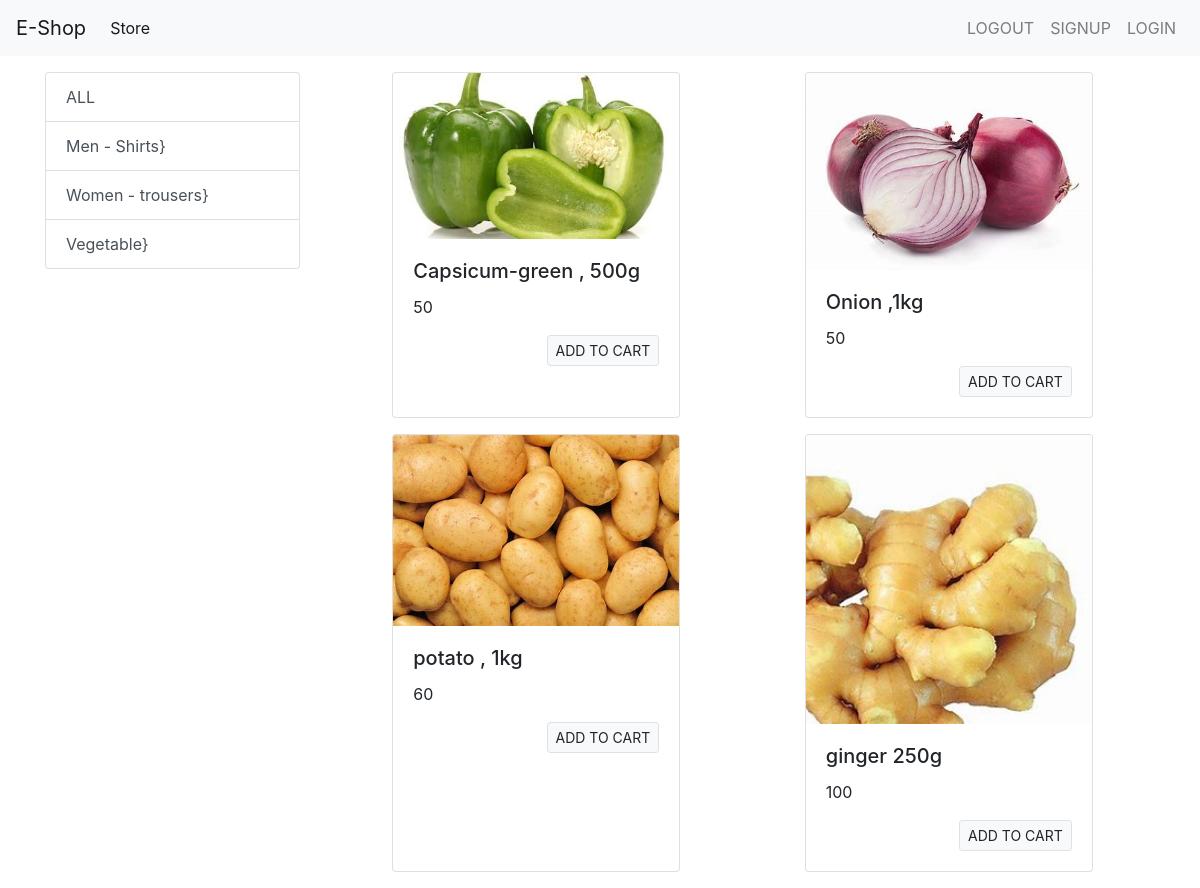
Screenshot of /?category=3 with the database file from the repository.
### store/models/category.py (models this page shows, shortened)
class Category(models.Model):
    name = models.CharField(max_length=20)
    @staticmethod
    def get_all_categories():
        return Category.objects.all();

### store/models/product.py (models this page shows, shortened)
class Product(models.Model):
    name = models.CharField(max_length=50)
    price = models.IntegerField(default=0)
    category = models.ForeignKey(Category, on_delete=models.CASCADE, default=1)
    description = models.CharField(max_length=200, default='', null=True, blank=True)
    image = models.ImageField(upload_to='uploads/products/')
    @staticmethod
    def get_all_products_by_Categoryid(category_id):
        if category_id:
            return Product.objects.filter(category = category_id)
        else:
            return Product.objects.all();

### store/views/home.py (the view, shortened to what this page needs)
# urls.py: path('', Index.as_view(), name = 'homepage'),
class Index(View):
    def get(self, request):
        products = None
        categories = Category.get_all_categories();
        categoryID = request.GET.get('category');
        if (categoryID):
            products = Product.get_all_products_by_Categoryid(categoryID);
        else:
            products = Product.get_all_products();
        data = {};
        data['products'] = products;
        data['categories'] = categories;
        print('you are : ', request.session.get("email"))
        print('email' in request.session)
        return render(request, 'index.html', data);

### store/templates/index.html (shortened to what this page needs)
{% extends 'base.html' %}
{%block content %}
<div class="container mt-3">
    <div class="row">
        <div class="col-lg-3 mx-auto">
            <div class="list-group">
                <a href="/" class="list-group-item list-group-item-action">ALL</a>
                {% for category in categories %}
                <a href="/?category={{category.id}}"
                   class="list-group-item list-group-item-action">{{category.name}}}</a>
                {% endfor %}
            </div>
        </div>
        <div id='products' class="col-lg-9 mx-auto">
            <div class="row mx-auto">
                {% for product in products%}
                <div class="card mx-auto mb-3" style="width: 18rem;">
                    <img class="card-img-top" src="{{product.image.url}}" alt="Card image cap">
                    <div class="card-body">
                        <h5 class="card-title">{{product.name}}</h5>
                        <p class="card-text">{{product.price}}</p>
                        <form action="/" method="post">
                            <input type="submit" class="float-right btn btn-light border btn-sm" value="ADD TO CART">
                        </form>
                    </div>
                </div>
                {%endfor%}
            </div>
        </div>
    </div>
</div>
{% endblock %}

### rows the page displays
Category: name "Men - Shirts"
Category: name "Women - trousers"
Category: name "Vegetable"
Product: image (picture), name "Capsicum-green , 500g", price "50"
Product: image (picture), name "Onion ,1kg", price "50"
Product: image (picture), name "potato , 1kg", price "60"
Product: image (picture), name "ginger 250g", price "100"
